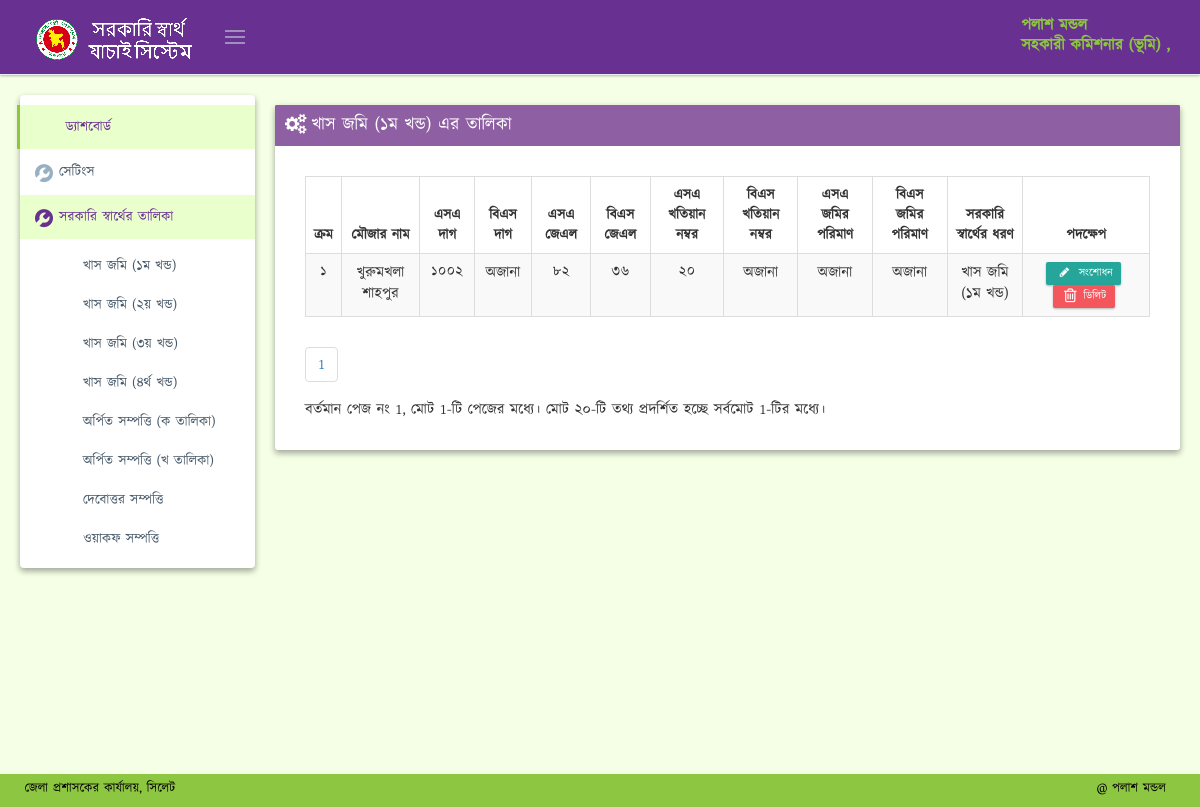
/interest_details.php?interest=1 (signed in), run on the app's committed database.
### tables this page shows
CREATE TABLE IF NOT EXISTS `users` (
  `id` int(11) NOT NULL AUTO_INCREMENT,
  `username` varchar(50) NOT NULL,
  `password` varchar(255) NOT NULL,
  `email` varchar(64) DEFAULT NULL,
  `officer_name` varchar(150) DEFAULT NULL,
  `officer_designation` varchar(150) DEFAULT NULL,
  `created_at` datetime DEFAULT CURRENT_TIMESTAMP,
  `image` varchar(50) DEFAULT 'profile_picture.png',
  PRIMARY KEY (`id`),
  UNIQUE KEY `username` (`username`)
);

CREATE TABLE IF NOT EXISTS `interest` (
  `interest_id` int(11) NOT NULL AUTO_INCREMENT,
  `interest_name` varchar(120) DEFAULT NULL,
  PRIMARY KEY (`interest_id`) USING BTREE,
  KEY `id` (`interest_id`) USING BTREE
);

CREATE TABLE IF NOT EXISTS `dag` (
  `id` int(10) unsigned NOT NULL AUTO_INCREMENT,
  `mouja_id` int(11) DEFAULT '0',
  `sa_dag` int(11) DEFAULT '0',
  `bs_dag` int(11) DEFAULT '0',
  `sa_khatian` int(11) DEFAULT '0',
  `bs_khatian` int(11) DEFAULT '0',
  `sa_land_amount` double DEFAULT '0',
  `bs_land_amount` double DEFAULT '0',
  `interest_id` int(11) NOT NULL DEFAULT '0',
  PRIMARY KEY (`id`)
);

CREATE TABLE IF NOT EXISTS `mouja` (
  `id` int(11) NOT NULL AUTO_INCREMENT,
  `name` varchar(120) DEFAULT NULL,
  `sa_jl` int(11) DEFAULT NULL,
  `bs_jl` int(11) DEFAULT NULL,
  PRIMARY KEY (`id`),
  UNIQUE KEY `id` (`id`)
);

### interest_details.php (the view, shortened to what the rows shown need)
<?php
include 'config.php';
$id = $_GET['interest'];
$interest_query = "SELECT * FROM `interest` WHERE interest_id = '{$id}'";
$interest_result = mysqli_query($conn, $interest_query);
$interest_details = mysqli_fetch_array($interest_result);
?>
<!DOCTYPE html>
<html lang="en" class="no-js">
<head>
    <?php include 'header.php'; ?>
</head>
<body class="page-md page-sidebar-page-sidebar-closed-hide-logo page-header-fixed page-footer-fixed"
      oncontextmenu="return false;">
<?php include 'top_nav.php'; ?>
<div class="page-container">
    <?php include 'sidebar.php'; ?>
    <div class="page-content-wrapper">
        <div class="page-content" id="scroller" style="min-height:588px">
            <div class="row">
                <div class="col-md-12">
                    <div id="ajax-content">
                        <div class="row">
                            <div class="col-md-12">
                                <div class="portlet purple box">
                                    <div class="portlet-title">
                                        <div class="caption">
                                            <i class="fa fa-cogs"></i> <?php echo $interest_details['interest_name']; ?> এর তালিকা
                                        </div>
                                    </div>
                                    <div class="portlet-body">
                                        <div style="font-size: 15px; text-align: justify;margin: 20px;">
                                            <table class="table table-striped table-bordered table-hover" id="sample_6">
                                                <thead>
                                                <tr>
                                                    <th style="text-align: center;">ক্রম</th>
                                                    <th style="text-align: center;">মৌজার নাম</th>
                                                    <th style="text-align: center;">এসএ দাগ</th>
                                                    <th style="text-align: center;">বিএস দাগ</th>
                                                    <th style="text-align: center;">এসএ জেএল</th>
                                                    <th style="text-align: center;">বিএস জেএল</th>
                                                    <th style="text-align: center;">এসএ খতিয়ান নম্বর</th>
                                                    <th style="text-align: center;">বিএস খতিয়ান নম্বর</th>
                                                    <th style="text-align: center;">এসএ জমির পরিমাণ</th>
                                                    <th style="text-align: center;">বিএস জমির পরিমাণ</th>
                                                    <th style="text-align: center;">সরকারি স্বার্থের ধরণ</th>
                                                    <th style="text-align: center;" width="15%">পদক্ষেপ</th>
                                                </tr>
                                                </thead>
                                                <tbody>
                                                <?php
                                                $rowsperpage = 10;
                                                if (isset($_GET['currentpage']) && is_numeric($_GET['currentpage'])) {
                                                    $currentpage = (int)$_GET['currentpage'];
                                                } else {
                                                    $currentpage = 1;
                                                }
                                                $offset = ($currentpage - 1) * $rowsperpage;
                                                $query_final = "SELECT * FROM `dag` WHERE interest_id = '{$id}' ORDER BY id DESC LIMIT $offset, $rowsperpage";
                                                $result_final = mysqli_query($conn, $query_final);
                                                if (mysqli_num_rows($result_final) > 0) {
                                                    $i = 1;
                                                    while ($info = mysqli_fetch_array($result_final)) {
                                                        $mouja_query = "SELECT * FROM `mouja` WHERE id ={$info['mouja_id']}";
                                                        $mouja_result = mysqli_query($conn, $mouja_query);
                                                        $mouja_info = mysqli_fetch_array($mouja_result);
                                                        $interest_query = "SELECT * FROM `interest` WHERE interest_id ={$info['interest_id']}";
                                                        $interest_result = mysqli_query($conn, $interest_query);
                                                        $interest_info = mysqli_fetch_array($interest_result);
                                                        ?>
                                                        <tr style="">
                                                            <td style="text-align: center;"
                                                                class="numeric_bangla"> <?php echo $offset + $i; ?></td>
                                                            <td style="text-align: center;"><?php echo $mouja_info['name']; ?></td>
                                                            <td style="text-align: center;"
                                                                class="numeric_bangla"><?php echo $info['sa_dag']; ?></td>
                                                            <td style="text-align: center;"
                                                            <?php
                                                            if ($mouja_info['bs_jl'] == null) {
                                                                echo '>  অপ্রকাশিত';
                                                            } else {
                                                                echo $info['bs_dag'] == 0 ? ">অজানা" : ' class="numeric_bangla">' . $info['bs_dag'];
                                                            }
                                                            echo '</td>';
                                                            ?>
                                                            <td style="text-align: center;"
                                                                class="numeric_bangla"> <?php echo $mouja_info['sa_jl']; ?></td>
                                                            <td style="text-align: center;"
                                                            <?php echo $mouja_info['bs_jl'] == null ? "> অপ্রকাশিত" : 'class="numeric_bangla">' . $mouja_info['bs_jl']; ?></td>
                                                            <td style="text-align: center;"
                                                            <?php echo $info['sa_khatian'] == 0 ? ">অজানা" : ' class="numeric_bangla">' . $info['sa_khatian']; ?></td>
                                                            <td style="text-align: center;"
                                                            <?php echo $info['bs_khatian'] == 0 ? ">অজানা" : ' class="numeric_bangla">' . $info['bs_khatian']; ?></td>
                                                            <td style="text-align: center;"
                                                            <?php echo $info['sa_land_amount'] == 0 ? ">অজানা" : 'class="numeric_bangla">' . $info['sa_land_amount']; ?></td>
                                                            <td style="text-align: center;"
                                                            <?php echo $info['bs_land_amount'] == 0 ? ">অজানা" : 'class="numeric_bangla">' . $info['bs_land_amount']; ?></td>
                                                            <td style="text-align: center;"><?php echo $interest_info['interest_name']; ?></td>
                                                            <td class="text-center">
                                                                <a
                                                                    href="/edit.php?id=<?php echo $info['id']; ?>"
                                                                    class="btn btn-primary btn-xs label-success"
                                                                    title="সংশোধন"
                                                                ><i class="fa fa-pencil fa-fw"></i> সংশোধন</a
                                                                >
                                                                <a href="#deleteDataModal"
                                                                   class="btn btn-danger btn-xs" data-toggle="modal"
                                                                   data-id= "<?php echo $info['id']; ?>"
                                                                   title="ডিলিট"
                                                                ><i class="fa fa-trash-o fa-lg"></i> ডিলিট</a
                                                                >
                                                            </td>
                                                        </tr>
                                                        <?php
                                                        $i++;
                                                    }
                                                } else {
                                                    echo "<div id='success-alert' class='alert alert-danger   ' >  <button class='close' data-close='alert'></button>
                                                     কোন সরকারি স্বার্থ খুঁজে পাওয়া যায় নাই।</div>";
                                                }
                                                ?>
                                                </tbody>
                                            </table>
                                        </div>
                                    </div>
                                </div>
                            </div>
                        </div>
                    </div>
                </div>
            </div>
        </div>
    </div>
</div>
</body>
</html>

### top_nav.php (shortened to what the rows shown need)
<?php
require_once "config.php";
$username =$_SESSION['username'];
$user_query = "SELECT * FROM `users` WHERE `username`= '$username'";
$user_result = mysqli_query($conn, $user_query);
$user_info = mysqli_fetch_array($user_result);
?>
<div class="page-header md-shadow-z-1-i navbar navbar-fixed-top">
    <div class="page-header-inner">
        <div class="page-top">
            <div class="top-menu">
                <ul class="nav navbar-nav pull-right">
                    <li class="dropdown dropdown-user dropdown-dark">
                        <a href="javascript:;" class="dropdown-toggle" data-toggle="dropdown" data-hover="dropdown"
                           data-close-others="true">
                            <span class="username username-hide-on-mobile"> <?php echo $user_info['officer_name'];?> <br> <?php echo $user_info['officer_designation'];?> , <?php echo  $user_info['office_name']; ?> </span>
                        </a>
                    </li>
                </ul>
            </div>
        </div>
    </div>
</div>

### sidebar.php (shortened to what the rows shown need)
<div class="page-sidebar-wrapper">
    <div class="page-sidebar md-shadow-z-2-i  navbar-collapse collapse">
        <ul class="page-sidebar-menu" data-keep-expanded="false" data-auto-scroll="true" data-slide-speed="200">
            <li class="open">
                <ul class="sub-menu" style="display: block;">
            <?php
            include 'config.php';
            $interest_query = "SELECT * FROM `interest` ORDER BY `interest_id` ASC";
            $interest_result = mysqli_query($conn, $interest_query);
            while ($interest_info = mysqli_fetch_array($interest_result)) {
                echo ' <li> ';
                echo ' <a href="/interest_details.php?interest=';
                echo $interest_info['interest_id'];
                echo '" class="service-list" data-s_id="13"><i style="float: left; margin: 2px 6px 4px 7px;" class="icon-book-open"></i><span class="title">';
                echo $interest_info['interest_name'];
                echo "</span>
                </a>
            </li>";
            }
            ?>
                </ul>
        </ul>
    </div>
</div>

### data on the page
users: officer_name "পলাশ মন্ডল", officer_designation "সহকারী কমিশনার (ভূমি)"
interest: interest_name "খাস জমি (১ম খন্ড)"
interest: interest_name "খাস জমি (২য় খন্ড)"
interest: interest_name "খাস জমি (৩য় খন্ড)"
interest: interest_name "খাস জমি (৪র্থ খন্ড)"
interest: interest_name "অর্পিত সম্পত্তি (ক তালিকা)"
interest: interest_name "অর্পিত সম্পত্তি (খ তালিকা)"
interest: interest_name "দেবোত্তর সম্পত্তি"
interest: interest_name "ওয়াকফ সম্পত্তি"
dag: i "1", mouja.name "খুরুমখলা শাহপুর", sa_dag "1002", bs_dag "অজানা", mouja.sa_jl "82", mouja.bs_jl "36", sa_khatian "20", bs_khatian "অজানা", sa_land_amount "অজানা", bs_land_amount "অজানা", interest.interest_name "খাস জমি (১ম খন্ড)"

### other printed values
$currentpage "1"
$totalpages "1"
$numrows "1"
